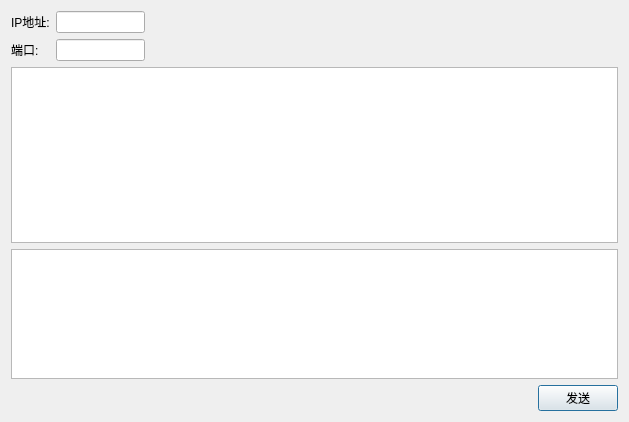
<?xml version="1.0" encoding="UTF-8"?>
<ui version="4.0">
 <class>Receiver</class>
 <widget class="QDialog" name="Receiver">
  <property name="geometry">
   <rect>
    <x>0</x>
    <y>0</y>
    <width>629</width>
    <height>422</height>
   </rect>
  </property>
  <property name="windowTitle">
   <string>Dialog</string>
  </property>
  <layout class="QGridLayout" name="gridLayout">
   <item row="0" column="0">
    <widget class="QLabel" name="label">
     <property name="maximumSize">
      <size>
       <width>50</width>
       <height>16777215</height>
      </size>
     </property>
     <property name="text">
      <string>IP地址:</string>
     </property>
    </widget>
   </item>
   <item row="0" column="1">
    <widget class="QLineEdit" name="lineEdit_ip">
     <property name="maximumSize">
      <size>
       <width>100</width>
       <height>16777215</height>
      </size>
     </property>
    </widget>
   </item>
   <item row="0" column="2" colspan="2">
    <spacer name="horizontalSpacer">
     <property name="orientation">
      <enum>Qt::Horizontal</enum>
     </property>
     <property name="sizeHint" stdset="0">
      <size>
       <width>478</width>
       <height>20</height>
      </size>
     </property>
    </spacer>
   </item>
   <item row="1" column="0">
    <widget class="QLabel" name="label_2">
     <property name="maximumSize">
      <size>
       <width>50</width>
       <height>16777215</height>
      </size>
     </property>
     <property name="text">
      <string>端口:</string>
     </property>
    </widget>
   </item>
   <item row="1" column="1">
    <widget class="QLineEdit" name="lineEdit_port">
     <property name="maximumSize">
      <size>
       <width>100</width>
       <height>16777215</height>
      </size>
     </property>
    </widget>
   </item>
   <item row="1" column="2" colspan="2">
    <spacer name="horizontalSpacer_2">
     <property name="orientation">
      <enum>Qt::Horizontal</enum>
     </property>
     <property name="sizeHint" stdset="0">
      <size>
       <width>478</width>
       <height>20</height>
      </size>
     </property>
    </spacer>
   </item>
   <item row="2" column="0" colspan="4">
    <widget class="QTextEdit" name="textEdit_history"/>
   </item>
   <item row="3" column="0" colspan="4">
    <widget class="QTextEdit" name="textEdit_data">
     <property name="sizePolicy">
      <sizepolicy hsizetype="Expanding" vsizetype="Fixed">
       <horstretch>0</horstretch>
       <verstretch>0</verstretch>
      </sizepolicy>
     </property>
     <property name="maximumSize">
      <size>
       <width>16777215</width>
       <height>130</height>
      </size>
     </property>
    </widget>
   </item>
   <item row="4" column="0" colspan="3">
    <spacer name="horizontalSpacer_3">
     <property name="orientation">
      <enum>Qt::Horizontal</enum>
     </property>
     <property name="sizeHint" stdset="0">
      <size>
       <width>522</width>
       <height>20</height>
      </size>
     </property>
    </spacer>
   </item>
   <item row="4" column="3">
    <widget class="QPushButton" name="pushButtonSend">
     <property name="maximumSize">
      <size>
       <width>80</width>
       <height>16777215</height>
      </size>
     </property>
     <property name="text">
      <string>发送</string>
     </property>
    </widget>
   </item>
  </layout>
 </widget>
 <resources/>
 <connections/>
</ui>
